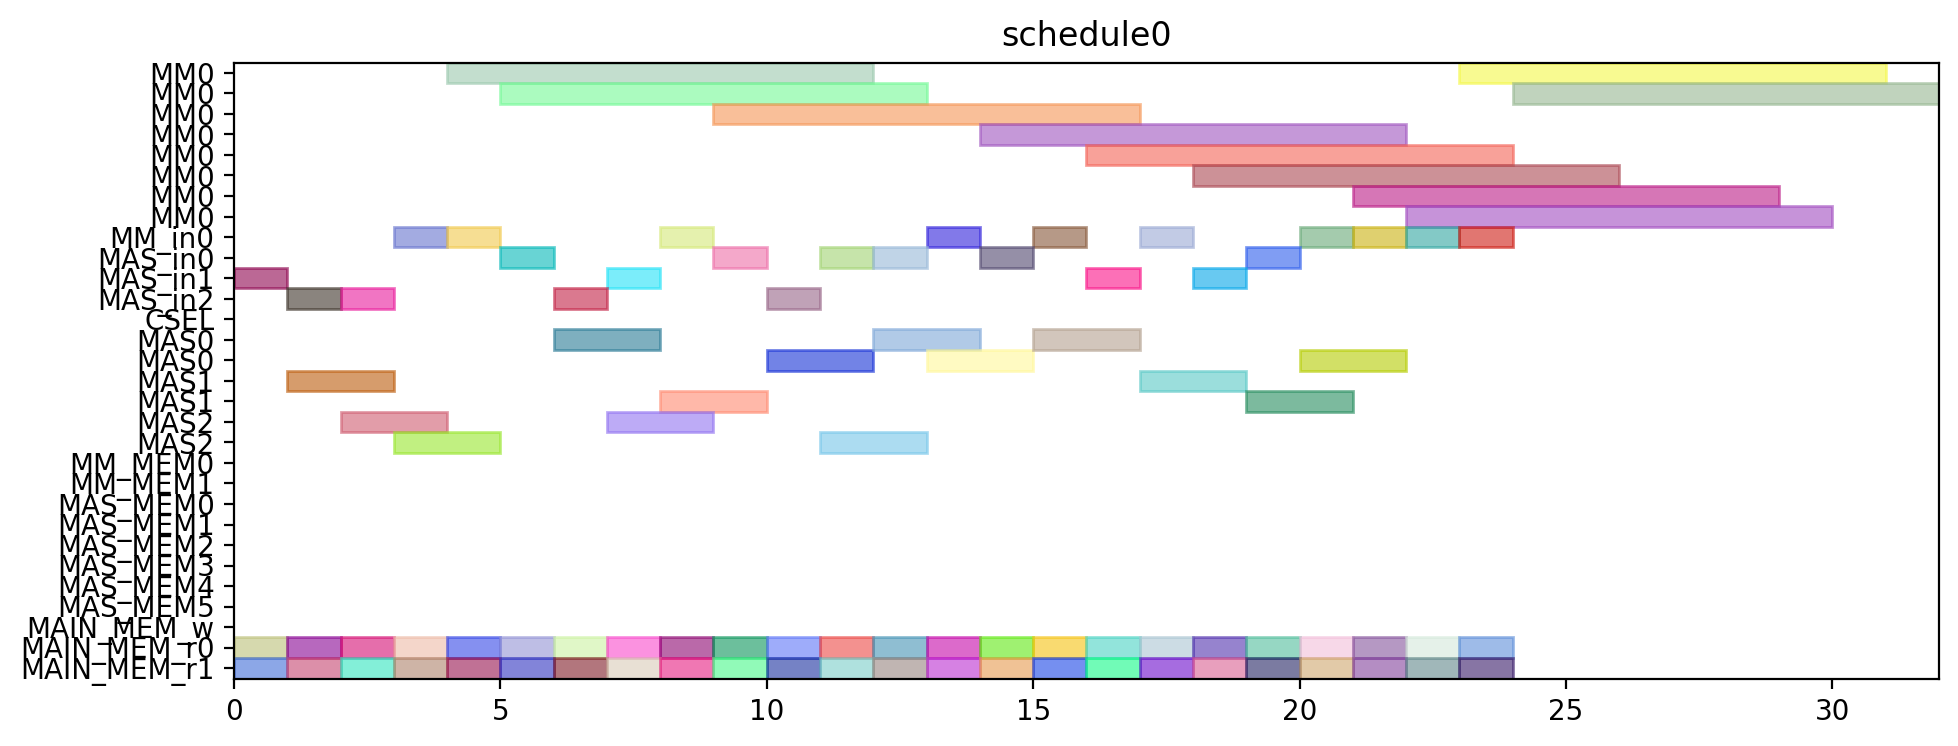

Generate this figure with Python:
from pyschedule import Scenario, solvers, plotters, alt


def solve():
	horizon = 120
	S = Scenario("schedule0", horizon=horizon)

	# resource
	MM = S.Resources('MM', num=1, size=8)
	MM_in = S.Resources('MM_in', num=1)
	MAS_in = S.Resources('MAS_in', num=3)
	CSEL = S.Resource('CSEL')
	MAS = S.Resources('MAS', num=3, size=2, periods=range(1, horizon))
	MM_MEM = S.Resources('MM_MEM', num=2)
	MAS_MEM = S.Resources('MAS_MEM', num=6)
	MAIN_MEM_w = S.Resource('MAIN_MEM_w', size=1)
	MAIN_MEM_r = S.Resources('MAIN_MEM_r', num=2)

	# result of previous scheduling

	# new tasks
	t0_t0 = S.Task('t0_t0', length=2, delay_cost=1)
	t0_t0 += alt(MAS)
	t0_t0_in = S.Task('t0_t0_in', length=1, delay_cost=1)
	t0_t0_in += alt(MAS_in)
	S += t0_t0_in*MAS_in[0]<=t0_t0*MAS[0]

	S += t0_t0_in*MAS_in[1]<=t0_t0*MAS[1]

	S += t0_t0_in*MAS_in[2]<=t0_t0*MAS[2]

	t0_t0_mem0 = S.Task('t0_t0_mem0', length=1, delay_cost=1)
	t0_t0_mem0 += MAIN_MEM_r[0]
	S += t0_t0_mem0 <= t0_t0

	t0_t0_mem1 = S.Task('t0_t0_mem1', length=1, delay_cost=1)
	t0_t0_mem1 += MAIN_MEM_r[1]
	S += t0_t0_mem1 <= t0_t0

	t0_t1 = S.Task('t0_t1', length=2, delay_cost=1)
	t0_t1 += alt(MAS)
	t0_t1_in = S.Task('t0_t1_in', length=1, delay_cost=1)
	t0_t1_in += alt(MAS_in)
	S += t0_t1_in*MAS_in[0]<=t0_t1*MAS[0]

	S += t0_t1_in*MAS_in[1]<=t0_t1*MAS[1]

	S += t0_t1_in*MAS_in[2]<=t0_t1*MAS[2]

	t0_t1_mem0 = S.Task('t0_t1_mem0', length=1, delay_cost=1)
	t0_t1_mem0 += MAIN_MEM_r[0]
	S += t0_t1_mem0 <= t0_t1

	t0_t1_mem1 = S.Task('t0_t1_mem1', length=1, delay_cost=1)
	t0_t1_mem1 += MAIN_MEM_r[1]
	S += t0_t1_mem1 <= t0_t1

	t0_t3 = S.Task('t0_t3', length=8, delay_cost=1)
	t0_t3 += alt(MM)
	t0_t3_in = S.Task('t0_t3_in', length=1, delay_cost=1)
	t0_t3_in += alt(MM_in)
	S += t0_t3_in*MM_in[0]<=t0_t3*MM[0]
	t0_t3_mem0 = S.Task('t0_t3_mem0', length=1, delay_cost=1)
	t0_t3_mem0 += MAIN_MEM_r[0]
	S += t0_t3_mem0 <= t0_t3

	t0_t3_mem1 = S.Task('t0_t3_mem1', length=1, delay_cost=1)
	t0_t3_mem1 += MAIN_MEM_r[1]
	S += t0_t3_mem1 <= t0_t3

	t10 = S.Task('t10', length=2, delay_cost=1)
	t10 += alt(MAS)
	t10_in = S.Task('t10_in', length=1, delay_cost=1)
	t10_in += alt(MAS_in)
	S += t10_in*MAS_in[0]<=t10*MAS[0]

	S += t10_in*MAS_in[1]<=t10*MAS[1]

	S += t10_in*MAS_in[2]<=t10*MAS[2]

	t10_mem0 = S.Task('t10_mem0', length=1, delay_cost=1)
	t10_mem0 += MAIN_MEM_r[0]
	S += t10_mem0 <= t10

	t10_mem1 = S.Task('t10_mem1', length=1, delay_cost=1)
	t10_mem1 += MAIN_MEM_r[1]
	S += t10_mem1 <= t10

	t11 = S.Task('t11', length=2, delay_cost=1)
	t11 += alt(MAS)
	t11_in = S.Task('t11_in', length=1, delay_cost=1)
	t11_in += alt(MAS_in)
	S += t11_in*MAS_in[0]<=t11*MAS[0]

	S += t11_in*MAS_in[1]<=t11*MAS[1]

	S += t11_in*MAS_in[2]<=t11*MAS[2]

	t11_mem0 = S.Task('t11_mem0', length=1, delay_cost=1)
	t11_mem0 += MAIN_MEM_r[0]
	S += t11_mem0 <= t11

	t11_mem1 = S.Task('t11_mem1', length=1, delay_cost=1)
	t11_mem1 += MAIN_MEM_r[1]
	S += t11_mem1 <= t11

	t3_t0 = S.Task('t3_t0', length=8, delay_cost=1)
	t3_t0 += alt(MM)
	t3_t0_in = S.Task('t3_t0_in', length=1, delay_cost=1)
	t3_t0_in += alt(MM_in)
	S += t3_t0_in*MM_in[0]<=t3_t0*MM[0]
	t3_t0_mem0 = S.Task('t3_t0_mem0', length=1, delay_cost=1)
	t3_t0_mem0 += MAIN_MEM_r[0]
	S += t3_t0_mem0 <= t3_t0

	t3_t0_mem1 = S.Task('t3_t0_mem1', length=1, delay_cost=1)
	t3_t0_mem1 += MAIN_MEM_r[1]
	S += t3_t0_mem1 <= t3_t0

	t3_t1 = S.Task('t3_t1', length=8, delay_cost=1)
	t3_t1 += alt(MM)
	t3_t1_in = S.Task('t3_t1_in', length=1, delay_cost=1)
	t3_t1_in += alt(MM_in)
	S += t3_t1_in*MM_in[0]<=t3_t1*MM[0]
	t3_t1_mem0 = S.Task('t3_t1_mem0', length=1, delay_cost=1)
	t3_t1_mem0 += MAIN_MEM_r[0]
	S += t3_t1_mem0 <= t3_t1

	t3_t1_mem1 = S.Task('t3_t1_mem1', length=1, delay_cost=1)
	t3_t1_mem1 += MAIN_MEM_r[1]
	S += t3_t1_mem1 <= t3_t1

	t3_t2 = S.Task('t3_t2', length=2, delay_cost=1)
	t3_t2 += alt(MAS)
	t3_t2_in = S.Task('t3_t2_in', length=1, delay_cost=1)
	t3_t2_in += alt(MAS_in)
	S += t3_t2_in*MAS_in[0]<=t3_t2*MAS[0]

	S += t3_t2_in*MAS_in[1]<=t3_t2*MAS[1]

	S += t3_t2_in*MAS_in[2]<=t3_t2*MAS[2]

	t3_t2_mem0 = S.Task('t3_t2_mem0', length=1, delay_cost=1)
	t3_t2_mem0 += MAIN_MEM_r[0]
	S += t3_t2_mem0 <= t3_t2

	t3_t2_mem1 = S.Task('t3_t2_mem1', length=1, delay_cost=1)
	t3_t2_mem1 += MAIN_MEM_r[1]
	S += t3_t2_mem1 <= t3_t2

	t3_t3 = S.Task('t3_t3', length=2, delay_cost=1)
	t3_t3 += alt(MAS)
	t3_t3_in = S.Task('t3_t3_in', length=1, delay_cost=1)
	t3_t3_in += alt(MAS_in)
	S += t3_t3_in*MAS_in[0]<=t3_t3*MAS[0]

	S += t3_t3_in*MAS_in[1]<=t3_t3*MAS[1]

	S += t3_t3_in*MAS_in[2]<=t3_t3*MAS[2]

	t3_t3_mem0 = S.Task('t3_t3_mem0', length=1, delay_cost=1)
	t3_t3_mem0 += MAIN_MEM_r[0]
	S += t3_t3_mem0 <= t3_t3

	t3_t3_mem1 = S.Task('t3_t3_mem1', length=1, delay_cost=1)
	t3_t3_mem1 += MAIN_MEM_r[1]
	S += t3_t3_mem1 <= t3_t3

	t4_t0 = S.Task('t4_t0', length=2, delay_cost=1)
	t4_t0 += alt(MAS)
	t4_t0_in = S.Task('t4_t0_in', length=1, delay_cost=1)
	t4_t0_in += alt(MAS_in)
	S += t4_t0_in*MAS_in[0]<=t4_t0*MAS[0]

	S += t4_t0_in*MAS_in[1]<=t4_t0*MAS[1]

	S += t4_t0_in*MAS_in[2]<=t4_t0*MAS[2]

	t4_t0_mem0 = S.Task('t4_t0_mem0', length=1, delay_cost=1)
	t4_t0_mem0 += MAIN_MEM_r[0]
	S += t4_t0_mem0 <= t4_t0

	t4_t0_mem1 = S.Task('t4_t0_mem1', length=1, delay_cost=1)
	t4_t0_mem1 += MAIN_MEM_r[1]
	S += t4_t0_mem1 <= t4_t0

	t4_t1 = S.Task('t4_t1', length=2, delay_cost=1)
	t4_t1 += alt(MAS)
	t4_t1_in = S.Task('t4_t1_in', length=1, delay_cost=1)
	t4_t1_in += alt(MAS_in)
	S += t4_t1_in*MAS_in[0]<=t4_t1*MAS[0]

	S += t4_t1_in*MAS_in[1]<=t4_t1*MAS[1]

	S += t4_t1_in*MAS_in[2]<=t4_t1*MAS[2]

	t4_t1_mem0 = S.Task('t4_t1_mem0', length=1, delay_cost=1)
	t4_t1_mem0 += MAIN_MEM_r[0]
	S += t4_t1_mem0 <= t4_t1

	t4_t1_mem1 = S.Task('t4_t1_mem1', length=1, delay_cost=1)
	t4_t1_mem1 += MAIN_MEM_r[1]
	S += t4_t1_mem1 <= t4_t1

	t4_t3 = S.Task('t4_t3', length=8, delay_cost=1)
	t4_t3 += alt(MM)
	t4_t3_in = S.Task('t4_t3_in', length=1, delay_cost=1)
	t4_t3_in += alt(MM_in)
	S += t4_t3_in*MM_in[0]<=t4_t3*MM[0]
	t4_t3_mem0 = S.Task('t4_t3_mem0', length=1, delay_cost=1)
	t4_t3_mem0 += MAIN_MEM_r[0]
	S += t4_t3_mem0 <= t4_t3

	t4_t3_mem1 = S.Task('t4_t3_mem1', length=1, delay_cost=1)
	t4_t3_mem1 += MAIN_MEM_r[1]
	S += t4_t3_mem1 <= t4_t3

	t5_t0 = S.Task('t5_t0', length=8, delay_cost=1)
	t5_t0 += alt(MM)
	t5_t0_in = S.Task('t5_t0_in', length=1, delay_cost=1)
	t5_t0_in += alt(MM_in)
	S += t5_t0_in*MM_in[0]<=t5_t0*MM[0]
	t5_t0_mem0 = S.Task('t5_t0_mem0', length=1, delay_cost=1)
	t5_t0_mem0 += MAIN_MEM_r[0]
	S += t5_t0_mem0 <= t5_t0

	t5_t0_mem1 = S.Task('t5_t0_mem1', length=1, delay_cost=1)
	t5_t0_mem1 += MAIN_MEM_r[1]
	S += t5_t0_mem1 <= t5_t0

	t5_t1 = S.Task('t5_t1', length=8, delay_cost=1)
	t5_t1 += alt(MM)
	t5_t1_in = S.Task('t5_t1_in', length=1, delay_cost=1)
	t5_t1_in += alt(MM_in)
	S += t5_t1_in*MM_in[0]<=t5_t1*MM[0]
	t5_t1_mem0 = S.Task('t5_t1_mem0', length=1, delay_cost=1)
	t5_t1_mem0 += MAIN_MEM_r[0]
	S += t5_t1_mem0 <= t5_t1

	t5_t1_mem1 = S.Task('t5_t1_mem1', length=1, delay_cost=1)
	t5_t1_mem1 += MAIN_MEM_r[1]
	S += t5_t1_mem1 <= t5_t1

	t5_t2 = S.Task('t5_t2', length=2, delay_cost=1)
	t5_t2 += alt(MAS)
	t5_t2_in = S.Task('t5_t2_in', length=1, delay_cost=1)
	t5_t2_in += alt(MAS_in)
	S += t5_t2_in*MAS_in[0]<=t5_t2*MAS[0]

	S += t5_t2_in*MAS_in[1]<=t5_t2*MAS[1]

	S += t5_t2_in*MAS_in[2]<=t5_t2*MAS[2]

	t5_t2_mem0 = S.Task('t5_t2_mem0', length=1, delay_cost=1)
	t5_t2_mem0 += MAIN_MEM_r[0]
	S += t5_t2_mem0 <= t5_t2

	t5_t2_mem1 = S.Task('t5_t2_mem1', length=1, delay_cost=1)
	t5_t2_mem1 += MAIN_MEM_r[1]
	S += t5_t2_mem1 <= t5_t2

	t5_t3 = S.Task('t5_t3', length=2, delay_cost=1)
	t5_t3 += alt(MAS)
	t5_t3_in = S.Task('t5_t3_in', length=1, delay_cost=1)
	t5_t3_in += alt(MAS_in)
	S += t5_t3_in*MAS_in[0]<=t5_t3*MAS[0]

	S += t5_t3_in*MAS_in[1]<=t5_t3*MAS[1]

	S += t5_t3_in*MAS_in[2]<=t5_t3*MAS[2]

	t5_t3_mem0 = S.Task('t5_t3_mem0', length=1, delay_cost=1)
	t5_t3_mem0 += MAIN_MEM_r[0]
	S += t5_t3_mem0 <= t5_t3

	t5_t3_mem1 = S.Task('t5_t3_mem1', length=1, delay_cost=1)
	t5_t3_mem1 += MAIN_MEM_r[1]
	S += t5_t3_mem1 <= t5_t3

	t6_t0 = S.Task('t6_t0', length=8, delay_cost=1)
	t6_t0 += alt(MM)
	t6_t0_in = S.Task('t6_t0_in', length=1, delay_cost=1)
	t6_t0_in += alt(MM_in)
	S += t6_t0_in*MM_in[0]<=t6_t0*MM[0]
	t6_t0_mem0 = S.Task('t6_t0_mem0', length=1, delay_cost=1)
	t6_t0_mem0 += MAIN_MEM_r[0]
	S += t6_t0_mem0 <= t6_t0

	t6_t0_mem1 = S.Task('t6_t0_mem1', length=1, delay_cost=1)
	t6_t0_mem1 += MAIN_MEM_r[1]
	S += t6_t0_mem1 <= t6_t0

	t6_t1 = S.Task('t6_t1', length=8, delay_cost=1)
	t6_t1 += alt(MM)
	t6_t1_in = S.Task('t6_t1_in', length=1, delay_cost=1)
	t6_t1_in += alt(MM_in)
	S += t6_t1_in*MM_in[0]<=t6_t1*MM[0]
	t6_t1_mem0 = S.Task('t6_t1_mem0', length=1, delay_cost=1)
	t6_t1_mem0 += MAIN_MEM_r[0]
	S += t6_t1_mem0 <= t6_t1

	t6_t1_mem1 = S.Task('t6_t1_mem1', length=1, delay_cost=1)
	t6_t1_mem1 += MAIN_MEM_r[1]
	S += t6_t1_mem1 <= t6_t1

	t6_t2 = S.Task('t6_t2', length=2, delay_cost=1)
	t6_t2 += alt(MAS)
	t6_t2_in = S.Task('t6_t2_in', length=1, delay_cost=1)
	t6_t2_in += alt(MAS_in)
	S += t6_t2_in*MAS_in[0]<=t6_t2*MAS[0]

	S += t6_t2_in*MAS_in[1]<=t6_t2*MAS[1]

	S += t6_t2_in*MAS_in[2]<=t6_t2*MAS[2]

	t6_t2_mem0 = S.Task('t6_t2_mem0', length=1, delay_cost=1)
	t6_t2_mem0 += MAIN_MEM_r[0]
	S += t6_t2_mem0 <= t6_t2

	t6_t2_mem1 = S.Task('t6_t2_mem1', length=1, delay_cost=1)
	t6_t2_mem1 += MAIN_MEM_r[1]
	S += t6_t2_mem1 <= t6_t2

	t6_t3 = S.Task('t6_t3', length=2, delay_cost=1)
	t6_t3 += alt(MAS)
	t6_t3_in = S.Task('t6_t3_in', length=1, delay_cost=1)
	t6_t3_in += alt(MAS_in)
	S += t6_t3_in*MAS_in[0]<=t6_t3*MAS[0]

	S += t6_t3_in*MAS_in[1]<=t6_t3*MAS[1]

	S += t6_t3_in*MAS_in[2]<=t6_t3*MAS[2]

	t6_t3_mem0 = S.Task('t6_t3_mem0', length=1, delay_cost=1)
	t6_t3_mem0 += MAIN_MEM_r[0]
	S += t6_t3_mem0 <= t6_t3

	t6_t3_mem1 = S.Task('t6_t3_mem1', length=1, delay_cost=1)
	t6_t3_mem1 += MAIN_MEM_r[1]
	S += t6_t3_mem1 <= t6_t3

	t7_t0 = S.Task('t7_t0', length=8, delay_cost=1)
	t7_t0 += alt(MM)
	t7_t0_in = S.Task('t7_t0_in', length=1, delay_cost=1)
	t7_t0_in += alt(MM_in)
	S += t7_t0_in*MM_in[0]<=t7_t0*MM[0]
	t7_t0_mem0 = S.Task('t7_t0_mem0', length=1, delay_cost=1)
	t7_t0_mem0 += MAIN_MEM_r[0]
	S += t7_t0_mem0 <= t7_t0

	t7_t0_mem1 = S.Task('t7_t0_mem1', length=1, delay_cost=1)
	t7_t0_mem1 += MAIN_MEM_r[1]
	S += t7_t0_mem1 <= t7_t0

	t7_t1 = S.Task('t7_t1', length=8, delay_cost=1)
	t7_t1 += alt(MM)
	t7_t1_in = S.Task('t7_t1_in', length=1, delay_cost=1)
	t7_t1_in += alt(MM_in)
	S += t7_t1_in*MM_in[0]<=t7_t1*MM[0]
	t7_t1_mem0 = S.Task('t7_t1_mem0', length=1, delay_cost=1)
	t7_t1_mem0 += MAIN_MEM_r[0]
	S += t7_t1_mem0 <= t7_t1

	t7_t1_mem1 = S.Task('t7_t1_mem1', length=1, delay_cost=1)
	t7_t1_mem1 += MAIN_MEM_r[1]
	S += t7_t1_mem1 <= t7_t1

	t7_t2 = S.Task('t7_t2', length=2, delay_cost=1)
	t7_t2 += alt(MAS)
	t7_t2_in = S.Task('t7_t2_in', length=1, delay_cost=1)
	t7_t2_in += alt(MAS_in)
	S += t7_t2_in*MAS_in[0]<=t7_t2*MAS[0]

	S += t7_t2_in*MAS_in[1]<=t7_t2*MAS[1]

	S += t7_t2_in*MAS_in[2]<=t7_t2*MAS[2]

	t7_t2_mem0 = S.Task('t7_t2_mem0', length=1, delay_cost=1)
	t7_t2_mem0 += MAIN_MEM_r[0]
	S += t7_t2_mem0 <= t7_t2

	t7_t2_mem1 = S.Task('t7_t2_mem1', length=1, delay_cost=1)
	t7_t2_mem1 += MAIN_MEM_r[1]
	S += t7_t2_mem1 <= t7_t2

	t7_t3 = S.Task('t7_t3', length=2, delay_cost=1)
	t7_t3 += alt(MAS)
	t7_t3_in = S.Task('t7_t3_in', length=1, delay_cost=1)
	t7_t3_in += alt(MAS_in)
	S += t7_t3_in*MAS_in[0]<=t7_t3*MAS[0]

	S += t7_t3_in*MAS_in[1]<=t7_t3*MAS[1]

	S += t7_t3_in*MAS_in[2]<=t7_t3*MAS[2]

	t7_t3_mem0 = S.Task('t7_t3_mem0', length=1, delay_cost=1)
	t7_t3_mem0 += MAIN_MEM_r[0]
	S += t7_t3_mem0 <= t7_t3

	t7_t3_mem1 = S.Task('t7_t3_mem1', length=1, delay_cost=1)
	t7_t3_mem1 += MAIN_MEM_r[1]
	S += t7_t3_mem1 <= t7_t3

	solvers.mip.solve(S,msg=1,kind='CPLEX',ratio_gap=1.01)

	solution = [['hoge']*len(S.solution()[1]) for i in range(len(S.solution()))]
	for i in range(len(S.solution())):
		for j in range(len(S.solution()[i])):
			solution[i][j]=str(S.solution()[i][j])
	print(solution)

	cycles = int(solution[-1][3])

	pic_file_name = "/mnt/rose/usr1/fukuda/ABE/multiRAM_multiMAS_16mux/scheduling_result/stage8MM1_stage2MAS3/SQR012345/schedule0.png"
	if(S.solution() != []):
		plotters.matplotlib.plot(S,img_filename=pic_file_name, show_task_labels=False, fig_size=(cycles*0.25+3, 4))

	return solution
